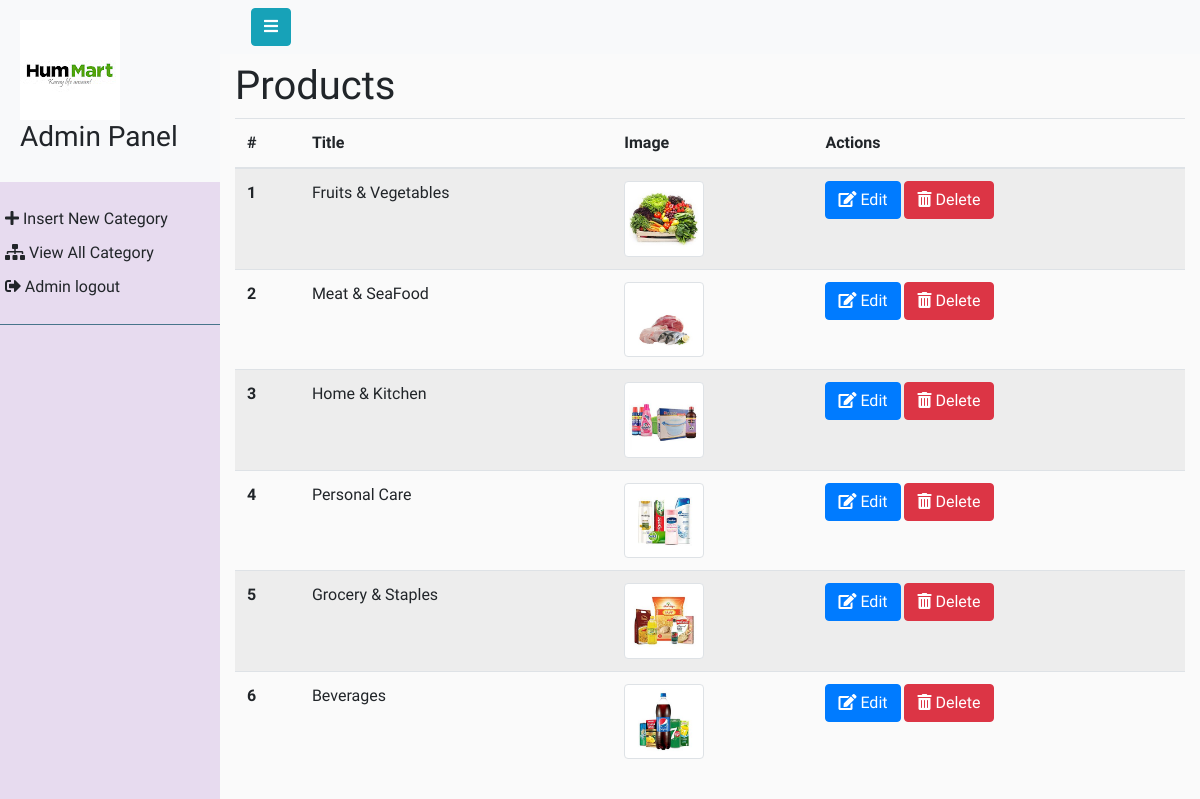
/Admin/Index.php?ViewCategory (signed in), run on the app's committed database.
### tables this page shows
CREATE TABLE `category` (
  `Id` int(100) NOT NULL,
  `Title` varchar(255) NOT NULL,
  `Description` varchar(255) NOT NULL,
  `Image` varchar(255) NOT NULL
);

### Admin/ViewCategory.php (the view, shortened to what this page needs)
<div class="row">
    <div class="col-sm-12">
        <h1>Products</h1>
        <table class="table table-striped">
            <thead>
            <tr>
                <th scope="col">#</th>
                <th scope="col">Title</th>
                <th scope="col">Image</th>
                <th scope="col">Actions</th>
            </tr>
            </thead>
            <tbody>
            <?php
            require "../Server/GroceryDBConnection.php";
            $get_cat = "select * from Category";
            $run_cat = mysqli_query($DB,$get_cat);
            $count_cat = mysqli_num_rows($run_cat);
            if($count_cat==0){
                echo "<h2> No Category found in selected criteria </h2>";
            }
            else {
                $i = 0;
                while ($row_cat = mysqli_fetch_array($run_cat)) {
                    $cat_id = $row_cat['Id'];
                    $cat_title = $row_cat['Title'];
                    $cat_image = $row_cat['Image'];
                    ?>
                    <tr>
                        <th scope="row"><?php echo ++$i; ?></th>
                        <td><?php echo $cat_title; ?></td>
                        <td><img class="img-thumbnail" src='../images/<?php echo $cat_image;?>' width='80' height='80'></td>
                        <td><a href="Index.php?EditCategory=<?php echo $cat_id?>" class="btn btn-primary">
                                <i class="fa fa-edit"></i> Edit
                            </a>
                            <a href="Index.php?DeleteCategory=<?php echo $cat_id?>" class="btn btn-danger">
                                <i class="fa fa-trash-alt"></i> Delete
                            </a>
                        </td>
                    </tr>
                    <?php
                }
            }
            ?>
            </tbody>
        </table>
    </div>
</div>

### Admin/css/custom.css (style rules this page uses)
body { font-family: 'Poppins', sans-serif; background: #fafafa; }
a, a:hover, a:focus { color: inherit; text-decoration: none; transition: all 0.3s; }

### Admin/Index.php (style rules this page uses)
* { font-family: 'Old Standard TT', serif; }

### data on the page
category: Title "Fruits & Vegetables", Image (picture)
category: Title "Meat & SeaFood", Image (picture)
category: Title "Home & Kitchen", Image (picture)
category: Title "Personal Care", Image (picture)
category: Title "Grocery & Staples", Image (picture)
category: Title "Beverages", Image (picture)
